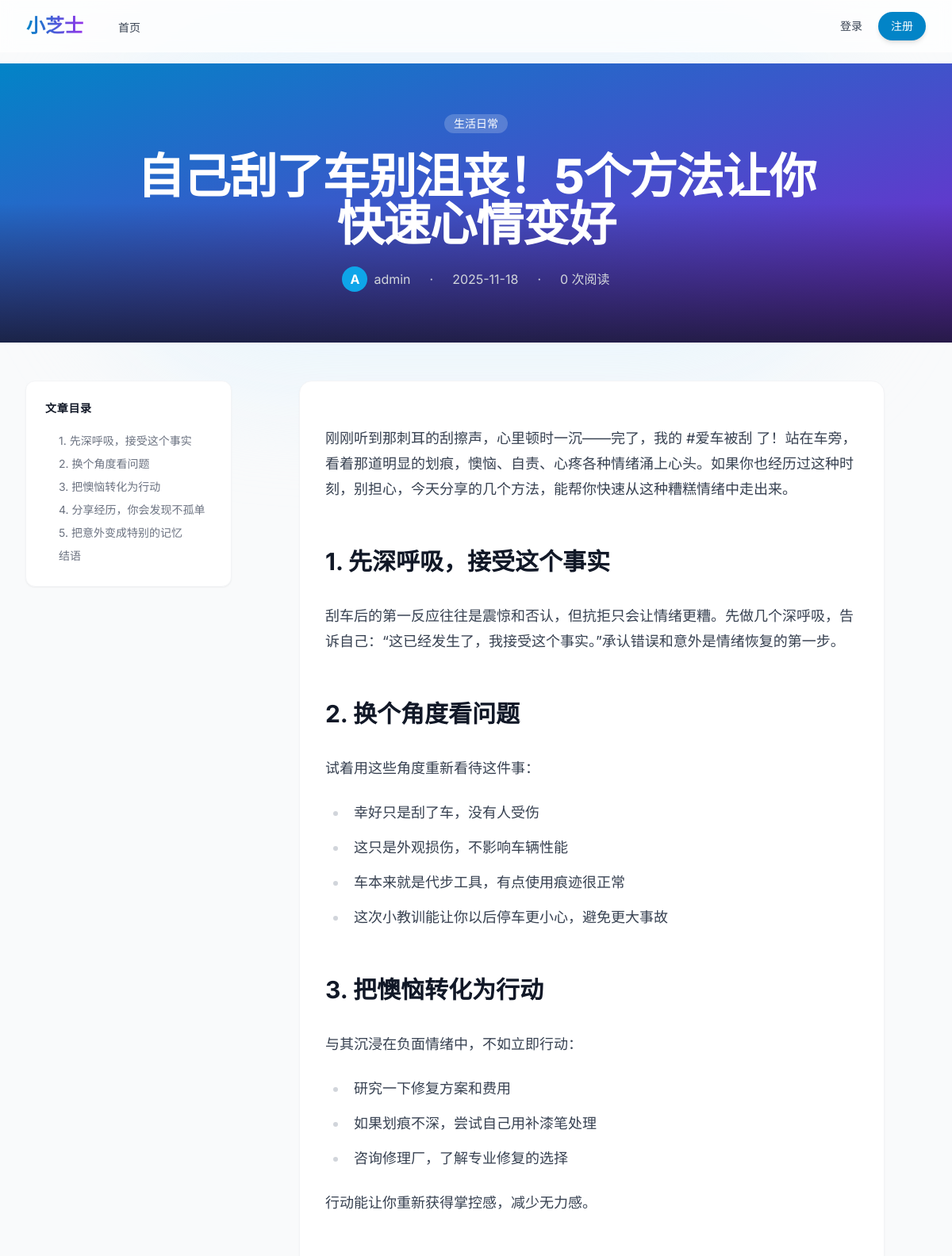
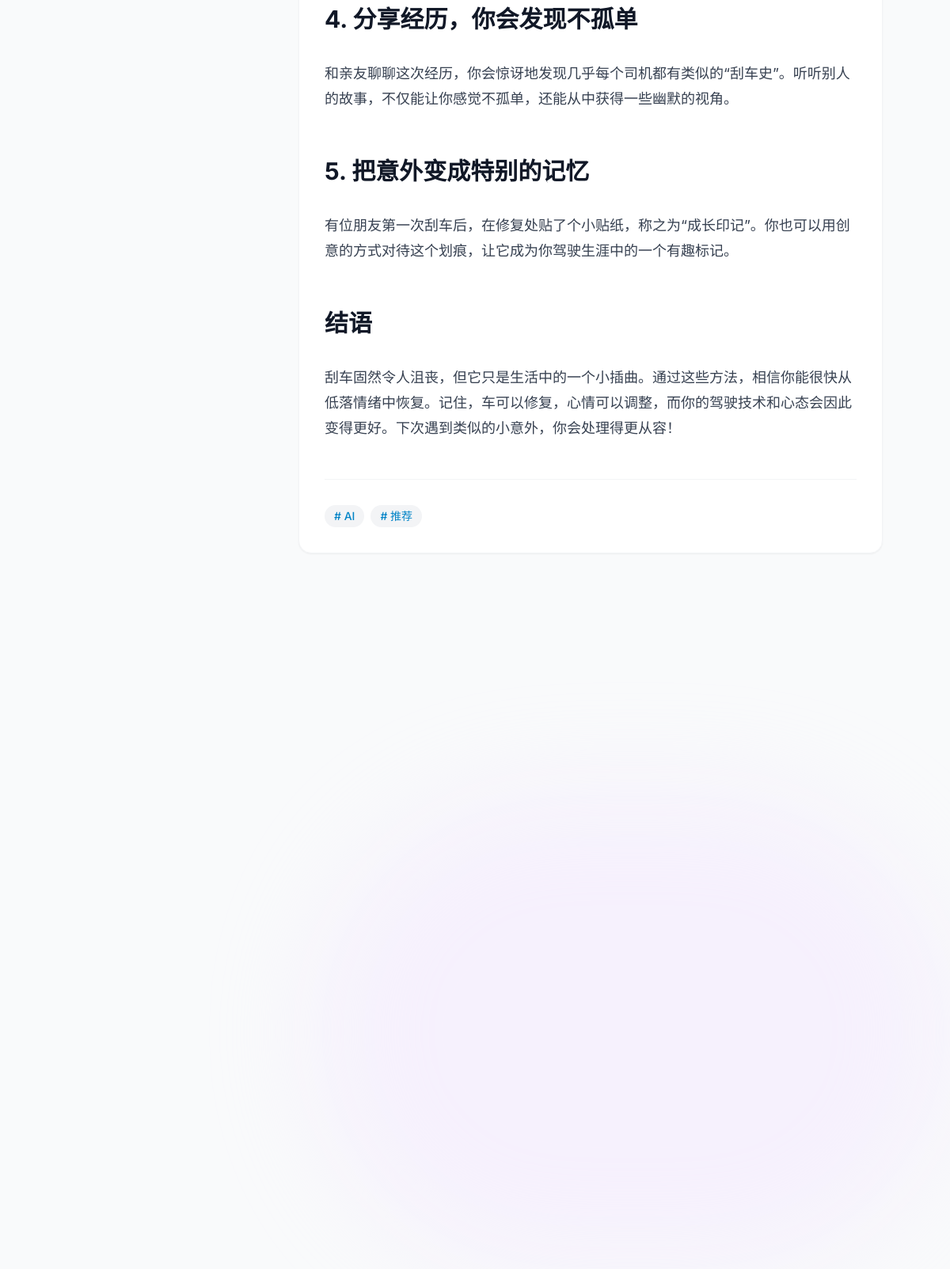
Screenshot of /post/car-scratch-mood-recovery with the database file from the repository (2 pictures, top to bottom).
### app/models/__init__.py (models this page shows, shortened)
class Category(db.Model):
    __tablename__ = 'categories'
    id = db.Column(db.Integer, primary_key=True)
    name = db.Column(db.String(100), unique=True, nullable=False)
    slug = db.Column(db.String(100), unique=True, nullable=False)
    description = db.Column(db.Text, nullable=True)
    parent_id = db.Column(db.Integer, db.ForeignKey('categories.id'), nullable=True)
    created_at = db.Column(db.DateTime, default=datetime.utcnow)
    seo_title = db.Column(db.String(200), nullable=True)
    seo_description = db.Column(db.Text, nullable=True)
    seo_keywords = db.Column(db.Text, nullable=True)
    parent = db.relationship('Category', remote_side=[id], backref='subcategories')
    posts = db.relationship('Post', backref='category', lazy=True)

class Post(db.Model):
    __tablename__ = 'posts'
    id = db.Column(db.Integer, primary_key=True)
    title = db.Column(db.String(200), nullable=False)
    slug = db.Column(db.String(200), unique=True, nullable=False)
    content = db.Column(db.Text, nullable=False)
    excerpt = db.Column(db.Text, nullable=True)
    featured_image = db.Column(db.String(255), nullable=True)
    status = db.Column(db.String(20), default='draft')  # draft, published, archived
    view_count = db.Column(db.Integer, default=0)
    user_id = db.Column(db.Integer, db.ForeignKey('users.id'), nullable=False)
    category_id = db.Column(db.Integer, db.ForeignKey('categories.id'), nullable=True)
    published_at = db.Column(db.DateTime, nullable=True)
    created_at = db.Column(db.DateTime, default=datetime.utcnow)
    updated_at = db.Column(db.DateTime, default=datetime.utcnow, onupdate=datetime.utcnow)
    seo_title = db.Column(db.String(200), nullable=True)
    seo_description = db.Column(db.Text, nullable=True)
    seo_keywords = db.Column(db.Text, nullable=True)
    seo_og_image = db.Column(db.String(255), nullable=True)
    comments = db.relationship('Comment', backref='post', lazy=True)

class User(UserMixin, db.Model):
    __tablename__ = 'users'
    id = db.Column(db.Integer, primary_key=True)
    username = db.Column(db.String(80), unique=True, nullable=False)
    email = db.Column(db.String(120), unique=True, nullable=False)
    password_hash = db.Column(db.String(255), nullable=False)
    first_name = db.Column(db.String(50), nullable=True)
    last_name = db.Column(db.String(50), nullable=True)
    bio = db.Column(db.Text, nullable=True)
    avatar = db.Column(db.String(255), nullable=True)
    role = db.Column(db.String(20), default='user')  # user, editor, admin
    is_active = db.Column(db.Boolean, default=True)
    created_at = db.Column(db.DateTime, default=datetime.utcnow)
    updated_at = db.Column(db.DateTime, default=datetime.utcnow, onupdate=datetime.utcnow)
    posts = db.relationship('Post', backref='author', lazy=True, foreign_keys='Post.user_id')
    comments = db.relationship('Comment', backref='author', lazy=True, foreign_keys='Comment.user_id')

class Tag(db.Model):
    __tablename__ = 'tags'
    id = db.Column(db.Integer, primary_key=True)
    name = db.Column(db.String(50), unique=True, nullable=False)
    slug = db.Column(db.String(50), unique=True, nullable=False)
    created_at = db.Column(db.DateTime, default=datetime.utcnow)
    posts = db.relationship('Post', secondary=post_tags, backref='tags')

### app/main/__init__.py (the view)
@bp.route('/post/<slug>')
def post_detail(slug):
    post = Post.query.filter_by(slug=slug).first_or_404()
    return render_template('main/post_detail.html', post=post)

### app/utils/seo.py (called while the page is built)
def get_seo_settings():
    return SeoSetting.query.first()

def get_post_seo_data(post):
    title = post.seo_title or post.title
    description = post.seo_description or (post.excerpt[:160] if post.excerpt else '')
    keywords = post.seo_keywords or ''
    og_image = post.seo_og_image or (post.featured_image if post.featured_image else '')
    canonical_url = url_for('main.post_detail', slug=post.slug, _external=True)
    return {
        'title': title,
        'description': description,
        'keywords': keywords,
        'og_image': og_image,
        'canonical_url': canonical_url
    }

def register_seo_functions(app):
    @app.context_processor
    def inject_seo_functions():
        return dict(
            get_post_seo_data=get_post_seo_data,
            get_category_seo_data=get_category_seo_data,
            get_search_seo_data=get_search_seo_data,
            generate_meta_tags=generate_meta_tags
        )

### app/templates/main/post_detail.html (shortened to what this page needs)
{% extends "base.html" %}
{% from 'macros/seo.html' import render_meta_tags %}
{% from 'macros/seo_utils.html' import get_seo_settings %}
{% block content %}
<div class="relative py-16 bg-white overflow-hidden">
    <div class="absolute inset-0">
        {% if post.featured_image %}
        <img class="w-full h-full object-cover" src="{{ post.featured_image }}" alt="{{ post.title }}">
        <div class="absolute inset-0 bg-gray-900 bg-opacity-60 mix-blend-multiply"></div>
        {% else %}
        <div class="absolute inset-0 bg-gradient-to-br from-primary-600 to-purple-700 mix-blend-multiply"></div>
        {% endif %}
        <div class="absolute inset-0 bg-gradient-to-t from-gray-900 via-transparent to-transparent opacity-80"></div>
    </div>
    <div class="relative max-w-7xl mx-auto px-4 sm:px-6 lg:px-8 flex flex-col items-center text-center">
        {% if post.category %}
        <a href="{{ url_for('main.category_posts', slug=post.category.slug) }}"
            class="inline-flex items-center px-3 py-0.5 rounded-full text-sm font-medium bg-white bg-opacity-20 text-white backdrop-blur-sm hover:bg-opacity-30 transition-colors mb-6">
            {{ post.category.name }}
        </a>
        {% endif %}
        <h1 class="text-4xl font-extrabold tracking-tight text-white sm:text-5xl lg:text-6xl mb-6 max-w-4xl">
            {{ post.title }}
        </h1>
        <div class="flex items-center space-x-6 text-gray-300 text-sm sm:text-base">
            <div class="flex items-center">
                <div
                    class="h-8 w-8 rounded-full bg-primary-500 flex items-center justify-center text-white font-bold mr-2">
                    {{ post.author.username[0].upper() }}
                </div>
                <span>{{ post.author.username }}</span>
            </div>
            <span>&middot;</span>
            <span>{{ post.created_at.strftime('%Y-%m-%d') }}</span>
            <span>&middot;</span>
            <span>{{ post.view_count }} 次阅读</span>
        </div>
    </div>
</div>
<div class="max-w-7xl mx-auto px-4 sm:px-6 lg:px-8 py-12">
    <div class="lg:grid lg:grid-cols-12 lg:gap-8">
        <div class="hidden lg:block lg:col-span-3">
            <div class="sticky top-24">
                <div class="bg-white rounded-xl shadow-sm border border-gray-100 p-6">
                    <h3 class="text-sm font-bold text-gray-900 uppercase tracking-wider mb-4">文章目录</h3>
                    <nav id="toc-container" class="toc-list max-h-[calc(100vh-200px)] overflow-y-auto custom-scrollbar">
                    </nav>
                </div>
            </div>
        </div>
        <div class="lg:col-span-9">
            <article
                class="prose prose-lg prose-indigo mx-auto bg-white p-8 rounded-2xl shadow-sm border border-gray-100">
                <div id="post-content">
                    {{ post.content|safe }}
                </div>
                {% if post.tags %}
                <div class="mt-12 pt-8 border-t border-gray-100">
                    <div class="flex flex-wrap gap-2">
                        {% for tag in post.tags %}
                        <span
                            class="inline-flex items-center px-3 py-1 rounded-full text-sm font-medium bg-gray-100 text-gray-800 hover:bg-primary-50 text-primary-600 transition-colors">
                            # {{ tag.name }}
                        </span>
                        {% endfor %}
                    </div>
                </div>
                {% endif %}
            </article>
        </div>
    </div>
</div>
{% endblock %}

### rows the page displays
Category: category.name "生活日常"
Post: title "自己刮了车别沮丧！5个方法让你快速心情变好", created_at "2025-11-18", view_count "0", content "刚刚听到那刺耳的刮擦声，心里顿时一沉——完了，我的 #爱车被刮 了！站在车旁，看着那道明显的划痕，懊恼、自责、心疼各种情绪涌上心头。如果你也经历过这种时刻，别担心，今天分享的几个方法，能帮你快速从这种糟糕情绪中走出来。 1. 先深呼吸，接受这个事实 刮车后的第一反应往往是震惊和否认，但抗拒只会让情绪更糟。先做几个深呼吸，告诉自己：“这已经发生了，我接受这个事实。”承认错误和意外是情绪恢复的第一步。 2. 换个角度看问题 试着用这些角度重新看待这件事： 幸好只是刮了车，没有人受伤 这只是外观损伤，不影响车辆性能 车本来就是代步工具，有点使用痕迹很正常 这次小教训能让你以后停车更小心，避免更大事故 3. 把懊恼转化为行动 与其沉浸在负面情绪中，不如立即行动： 研究一下修复方案和费用 如果划痕不深，尝试自己用补漆笔处理 咨询修理厂，了解专业修复的选择 行动能让你重新获得掌控感，减少无力感。 4. 分享经历，你会发现不孤单 和亲友聊聊这次经历，你会惊讶地发现几乎每个司机都有类似的“刮车史”。听听别人的故事，不仅能让你感觉不孤单，还能从中获得一些幽默的视角。 5. 把意外变成特别的记忆 有位朋友第一次刮车后，在修复处贴了个小贴纸，称之为“成长印记”。你也可以用创意的方式对待这个划痕，让它成为你驾驶生涯中的一个有趣标记。 结语 刮车固然令人沮丧，但它只是生活中的一个小插曲。通过这些方法，相信你能很快从低落情绪中恢复。记住，车可以修复，心情可以调整，而你的驾驶技术和心态会因此变得更好。下次遇到类似的小意外，你会处理得更从容！"
User: author "A", author.username "admin"
Tag: name "AI"
Tag: name "推荐"
